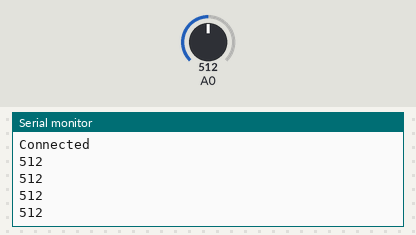
Bench run of a sketch on a simulated ESP8266 (NodeMCU). On the bench: the last lines printed to the serial monitor. Inputs (shaded band) come from the test bench; at power-on: A0 = 512. WiFi joins after 1.5 s; servers stay silent unless stated.

Above: at 2.7 s.
2.8 s: A0 set to 716
At 3.21 s:
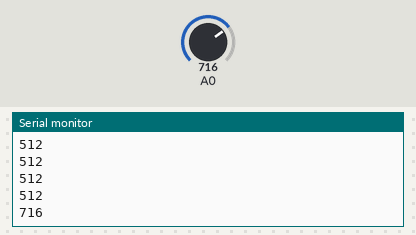
4.3 s: A0 set to 900
At 4.41 s:
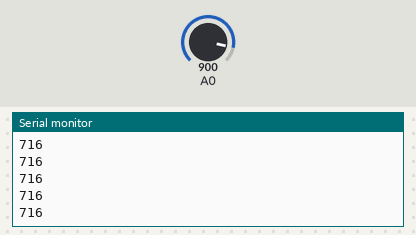
Timing chart, 0 to 7.3 s (numbered marks = the images above; inputs shaded):
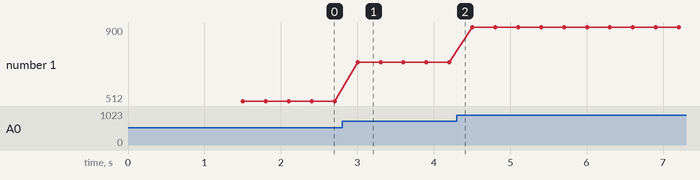

Measured:
- after the input at 2.8 s, the serial monitor: prints a new line after 0.20 s (image 1)
- plotted number 1: 512 → 716 after the input at 2.8 s, 716 → 900 after the input at 4.3 s

The sketch:

Sense_it_doorbell.ino
```cpp
#include <ESP8266WiFi.h>
#include "ThingSpeak.h"

const char* ssid= "realme 3 Pro";
const char* pass="khusi123";

int button=A0;

IPAddress server(192,168,4,15);     // IP address of the AP
WiFiClient client;

unsigned long channel_number = 1483123;            // Channel ID
const char * write_api_key = "4CA24TGTXQAURD2I"; // Read API Key

void setup() {
  ThingSpeak.begin(client);
  Serial.begin(9600);
  WiFi.mode(WIFI_STA);
  WiFi.begin(ssid, pass);           // connects to the WiFi AP
  Serial.println();
  Serial.println("Connection to the AP");
  while (WiFi.status() != WL_CONNECTED) {
    Serial.print(".");
    delay(500);
  }
  Serial.println();
  Serial.println("Connected");
  pinMode(A0,INPUT);
}
void loop() {
  int value=analogRead(A0);
  Serial.println(value);
  if(value>1000){
//  client.connect(server, 80);
//  Serial.println(client.print("1\r"));
//  String answer = client.readStringUntil('\r');
//  Serial.println("From the AP: " + answer);
//  client.flush();
//  client.stop();
  ThingSpeak.writeField(channel_number, 1, 1, write_api_key);
  }
  else
  ThingSpeak.writeField(channel_number, 1, 0, write_api_key);
}
```
